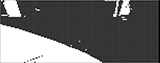
%> input picture ScrrenshotTransPig/160/S弯出弯.png, 160 x 63 px
$ octave '赛道识别(1).m'   (GNU Octave 9; MATLAB toolbox functions it lacks are replaced by stand-ins)
%> lines starting %> are read from the running program, lines starting %| are printed output that depends on the picture; in (x1, y1, x2, y2) boxes, pixels count from 0 and x2, y2 are one past the last pixel; in counts of white or black regions, pixels touching at a corner belong together; the program's own positions count from 1
image=imread('S弯出弯.png');
%> image is the input picture: size 63x160x3 uint8; mean R, G, B 105.6, 105.6, 105.6
image2gray=rgb2gray(image);
T = graythresh(image2gray);
%> T = 0.596
M = imbinarize(image2gray,T);%
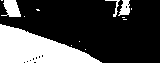
%> M: size 63x160 logical; 26.7% white; 13 white regions (9 under 20 px), largest, box (x1, y1, x2, y2) and area: (0, 24, 102, 63) 2272, (1, 0, 21, 17) 227, (118, 0, 130, 16) 124, (105, 0, 120, 17) 52


for i1=1:160
    if M(63,i1)==0&&M(63,i1+1)==1&&M(63,i1+2)==1&&M(63,i1+3)==1&&M(63,i1+4)==1
        y0=i1;
        break
    end
end
%> after the loop, y0 = 25

coord=[];
coord(1)=63;coord(2)=y0;
xi=63;yi=y0;
%> after `yi=y0`: yi = 25
for a=1:30
    if M(xi,yi+1)==0
        yi=yi+1;
        coord(2*a+1)=xi;coord(2*a+2)=yi;
        continue;
    end
    if M(xi-1,yi+1)==0
        xi=xi-1;yi=yi+1;
        coord(2*a+1)=xi;coord(2*a+2)=yi;
        continue;
    end
    if M(xi-1,yi)==0
        xi=xi-1;
        coord(2*a+1)=xi;coord(2*a+2)=yi;
        continue;
    end
    if M(xi-1,yi-1)==0
        xi=xi-1;yi=yi-1;
        coord(2*a+1)=xi;coord(2*a+2)=yi;
        continue;
    end
    if M(xi,yi-1)==0
        yi=yi-1;
       coord(2*a+1)=xi;coord(2*a+2)=yi;
       continue;
    end
%> (the run ends here)

$ run again, with ScrrenshotTransPig/160/S弯前.png copied over ScrrenshotTransPig/160/S弯出弯.png
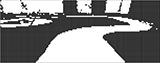
%> input picture ScrrenshotTransPig/160/S弯前.png, 160 x 63 px
%> image is the input picture: size 63x160x3 uint8; mean R, G, B 134.7, 134.7, 134.7
%> T = 0.592
%> `M = imbinarize(image2gray,T);`:
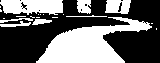
%> M: size 63x160 logical; 41.2% white; 21 white regions (13 under 20 px), largest, box (x1, y1, x2, y2) and area: (36, 17, 152, 63) 2590, (0, 0, 63, 15) 785, (105, 0, 131, 14) 293
%> after the loop `for i1=1:160`: y0 = 36
%> after the loop `for a=1:30`: coord = 62 values, max 63 at index 1, min 35 at index 61, mean 47.9; xi = 35
%> X = [63 62 61 61 60 59 58]
%> Y = [36 36 37 38 39 39 40]
%> `plot(X,Y,'--k')`:
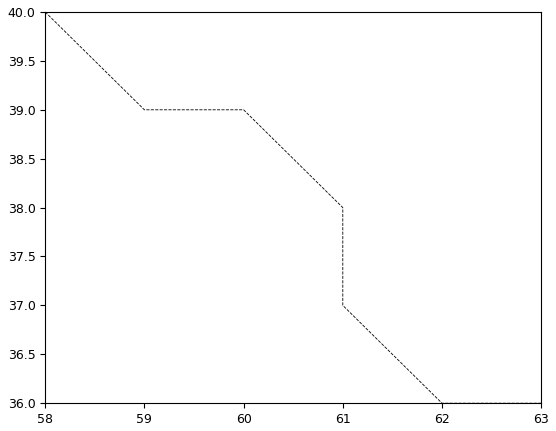
%> figure redrawn from the program's plot data

$ run again, with ScrrenshotTransPig/160/S弯弯道1.png copied over ScrrenshotTransPig/160/S弯出弯.png
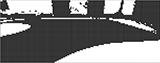
%> input picture ScrrenshotTransPig/160/S弯弯道1.png, 160 x 63 px
%> image is the input picture: size 63x160x3 uint8; mean R, G, B 121.6, 121.6, 121.6
%> T = 0.592
%> `M = imbinarize(image2gray,T);`:
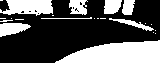
%> M: size 63x160 logical; 34.7% white; 22 white regions (14 under 20 px), largest, box (x1, y1, x2, y2) and area: (55, 40, 160, 63) 1723, (0, 0, 53, 16) 635, (0, 23, 31, 37) 291
%> after the loop `for i1=1:160`: y0 = 55
%> after the loop `for a=1:30`: coord = 62 values, max 85 at index 62, min 49 at index 59, mean 62.61; xi = 49
%> X = [63 62 61 61 61 60 60]
%> Y = [55 56 57 58 59 60 61]
%> `plot(X,Y,'--k')`:
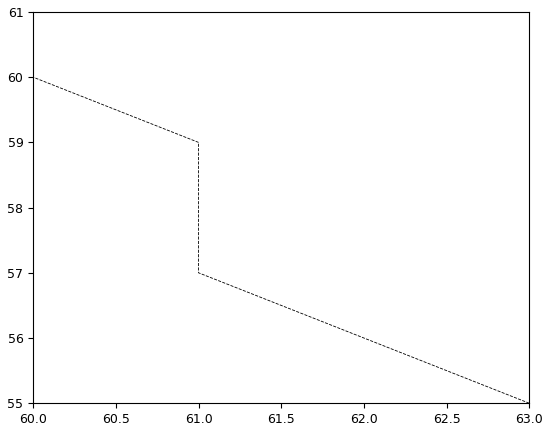
%> figure redrawn from the program's plot data

$ run again, with ScrrenshotTransPig/160/S弯弯道2.png copied over ScrrenshotTransPig/160/S弯出弯.png
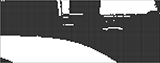
%> input picture ScrrenshotTransPig/160/S弯弯道2.png, 160 x 63 px
%> image is the input picture: size 63x160x3 uint8; mean R, G, B 119.2, 119.2, 119.2
%> T = 0.596
%> `M = imbinarize(image2gray,T);`:
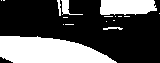
%> M: size 63x160 logical; 33.1% white; 17 white regions (12 under 20 px), largest, box (x1, y1, x2, y2) and area: (0, 36, 117, 63) 2343, (100, 0, 157, 15) 761, (61, 0, 83, 15) 112, (103, 27, 123, 30) 39, (57, 0, 61, 16) 37
%> after the loop `for i1=1:160`: y0 = 13
%> the loop `for a=1:30` made 30 passes
%> yi on passes 1 to 8: 12, 13, 12, 13, 12, 13, 12, 13
%> after the loop `for a=1:30`: coord = 62 values, max 63 at index 1, min 12 at index 4, mean 37.76; xi = 63
%> X = [63 63 63 63 63 63 63]
%> Y = [13 12 13 12 13 12 13]
%> `plot(X,Y,'--k')`:
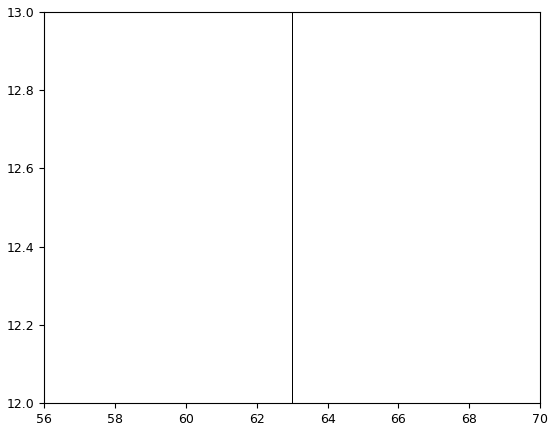
%> figure redrawn from the program's plot data
